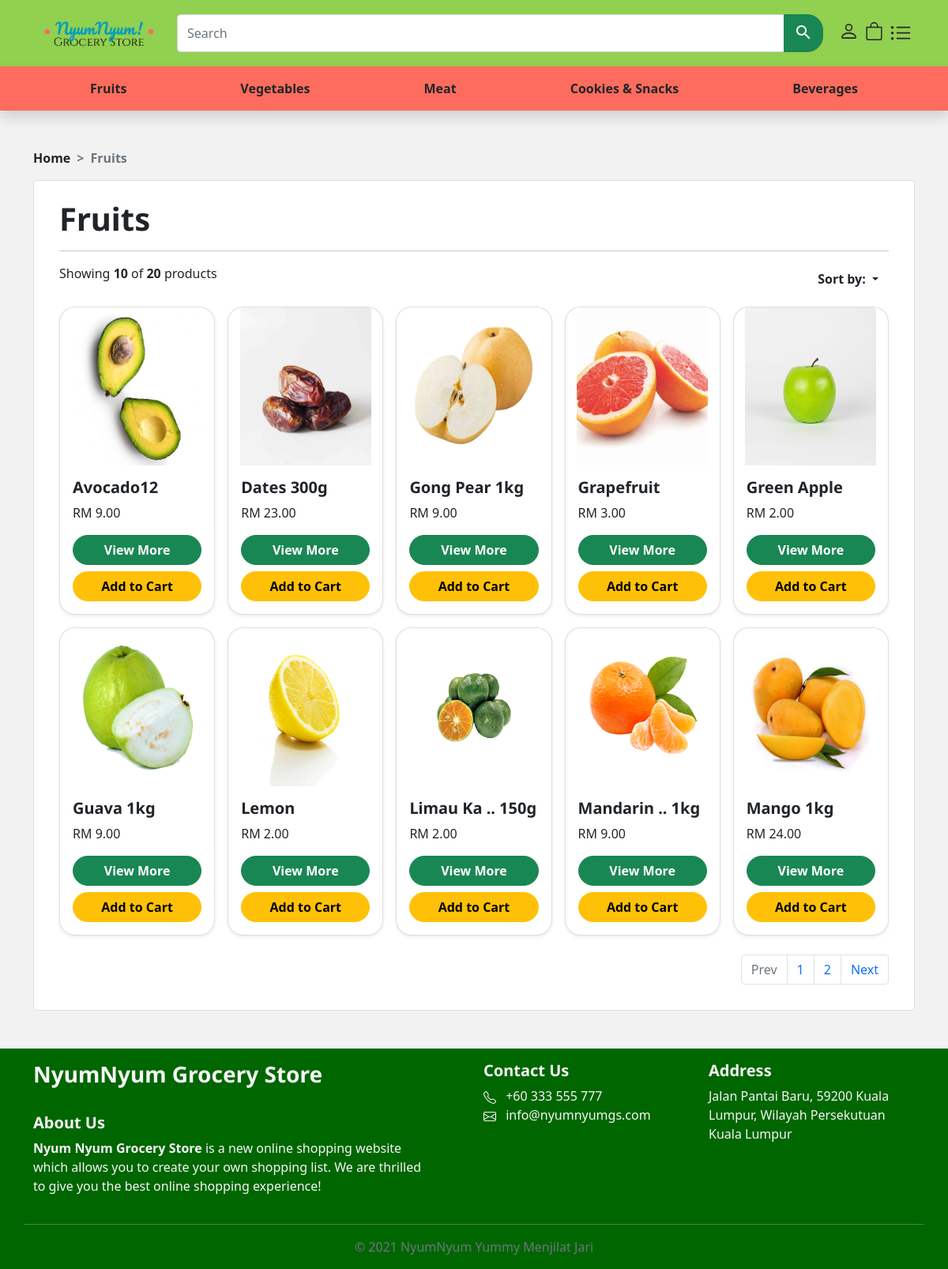
The app's page /src/products.php?page=1&p_cat_id=1&sort=A2Z with its own data.
### tables this page shows
CREATE TABLE `product_categories` (
  `p_cat_id` int(10) NOT NULL,
  `p_cat_title` text NOT NULL
);

CREATE TABLE `product` (
  `product_id` int(10) NOT NULL,
  `p_cat_id` int(11) NOT NULL,
  `date` timestamp NOT NULL DEFAULT current_timestamp(),
  `product_name` text NOT NULL,
  `sale` varchar(255) NOT NULL,
  `percentage` varchar(255) NOT NULL,
  `product_price` float(10,2) NOT NULL,
  `product_img` varchar(255) NOT NULL,
  `product_quantity` int(10) NOT NULL,
  `product_desc` text NOT NULL
);

### functions/function.php (the view, shortened to what this page needs)
<?php
$db = mysqli_connect("localhost", "root", "", "groceries");
function getpro($run_product)
{
    global $db, $p_cat_id0, $id, $page, $count;
    while ($row_product = mysqli_fetch_array($run_product)) {
        $product_id = $row_product['product_id'];
        $p_cat_id = $row_product['p_cat_id'];
        $product_name = $row_product['product_name'];
        $product_price = $row_product['product_price'];
        $product_img = $row_product['product_img'];
        $sale = $row_product['sale'];
        $percentage = $row_product['percentage'];
        if (strlen($product_name) > 15) {
            $product_name = substr($product_name, 0, 8). " .. " . substr($product_name, -4);
        }
        if ($p_cat_id == $p_cat_id0 && isset($_SESSION['user'])) {
            $_SESSION['cart'] = $product_id;
            $id = $_SESSION['user'];
            echo "
            <div class='col'>
                <div class='card shadow-sm sshighlight'>
                    <a href='products-closeup.php?id=$id&product_id=$product_id&p_cat_id=$p_cat_id'>
                        <img src='../admin_area/product_images/$product_img' alt='pise' class='card-img-top' style='height: 200px;'>
                    </a>
                    <div class='card-body'>
                    ";
                    if($sale == "1"){
                        ?>
                        <div class='position-absolute top-0 end-0 pt-3'>
                            <h5><span class='badge bg-danger'><?php echo $percentage;?>% off</span></h5>
                        </div>
                        <?php
                    }
                    ?>
                <?php echo "
                        <h5 class='card-title'>$product_name</h5>
                        <p class='card-text'>RM $product_price</p>
            "; ?>
                        <div class='d-flex flex-column justify-content-around gap-2 gap-sm-0'>
                            <a href='products-closeup.php?id=<?php echo $id?>&product_id=<?php echo $product_id?>&p_cat_id=<?php echo $p_cat_id ?>'  class='btn btn-success rounded-pill mb-sm-2  '>View More</a>
                            <a onclick="add<?=$product_id?>()" class='btn btn-warning rounded-pill'>Add to Cart</a>
                        </div>
                    </div>
                </div>
            </div>
    <?php
        } else {
            echo "
            <div class='col'>
                <div class='card shadow-sm sshighlight'>
                    <a href='products-closeup.php?product_id=$product_id&p_cat_id=$p_cat_id'>
                        <img src='../admin_area/product_images/$product_img' alt='pise' class='card-img-top' style='height: 200px;'>
                    </a>
                    <div class='card-body'>
                    ";
                        ?>
                    <?php echo "
                        <h5 class='card-title'>$product_name</h5>
                        <p class='card-text'>RM $product_price</p>
                "; ?>
                        <div class='d-flex flex-column justify-content-around gap-2 gap-sm-0'>
                            <a href='products-closeup.php?product_id=<?php echo $product_id?>&p_cat_id=<?php echo $p_cat_id ?>'  class='btn btn-success rounded-pill mb-sm-2  '>View More</a>
                            <a href='' data-bs-toggle='modal' data-bs-target='#exampleModal'  class='btn btn-warning rounded-pill'>Add to Cart</a>
                        </div>
                    </div>
                </div>
            </div>
        <?php
        }
        ?>
    <?php
    }
}
function getProA2Z()
{
    global $db, $p_cat_id0, $id, $page, $count;
    $per_page = 10;
    $page = (isset($_GET['page'])) ? $_GET['page'] : 1;
    if (isset($_GET['p_cat_id'])) $p_cat_id0 = $_GET['p_cat_id'];
    $start_from = ($page-1) * $per_page;
    $get_product = "SELECT * FROM product WHERE p_cat_id=$p_cat_id0 ORDER BY product_name ASC
                    LIMIT $start_from,$per_page";
    $run_product = mysqli_query($db, $get_product);
    getpro($run_product);
}
                                ?>

### src/products.php (shortened to what this page needs)
<?php
include("../includes/header.php");
include("../includes/db.php");
global $total_records, $sort;
$per_page = 10;
$page = (isset($_GET['page'])) ? $_GET['page'] : 1;
if (isset($_GET['p_cat_id'])) $p_cat_id0 = $_GET['p_cat_id'];
$start_from = ($page-1) * $per_page;
$get_product = "select * from product where p_cat_id=$p_cat_id0 LIMIT $start_from,$per_page";
$run_product = mysqli_query($db, $get_product);
$count = mysqli_num_rows($run_product);
$get_categoryName = "select * from product_categories where p_cat_id=$p_cat_id0";
$run_categoryName = mysqli_query($db, $get_categoryName);
$row_categoryName = mysqli_fetch_array($run_categoryName);
$p_cat_title = $row_categoryName['p_cat_title'];
$get_productAmount = "SELECT COUNT(*) FROM product WHERE p_cat_id=$p_cat_id0";
$run_productAmount = mysqli_query($db, $get_productAmount);
$productAmount = mysqli_fetch_row($run_productAmount);
?>
    <div class="container pt-5">
        <nav style="--bs-breadcrumb-divider: '>';" aria-label="breadcrumb">
            <ol class="breadcrumb fw-bold">
                <li class="breadcrumb-item"><a href="index.php" class="text-dark text-decoration-none">Home</a></li>
                <li class="breadcrumb-item active" aria-current="page"><?php echo $p_cat_title ?></li>
            </ol>
        </nav>
    </div>
    <main class="container pb-5">
        <div class="card">
            <div class="card-body m-3 mt-2">
                <h1><?php echo $p_cat_title ?></h1>
                <hr>
                <div class="container d-flex flex-row justify-content-between align-item-center p-0">
                    <p id="showProdAmount">Showing <strong><?php echo $count ?></strong> of <strong><?php echo $productAmount[0] ?></strong> products</p>
                    <div class="dropdown pb-3">
                        <button class="btn bg-transparent dropdown-toggle" type="button" id="dropdownSort"
                            data-bs-toggle="dropdown" aria-expanded="false">
                            Sort by:
                        </button>
                    </div>
                </div>
                <div class="row row-cols-2 row-cols-md-3 row-cols-lg-5 g-3">
                    <?php
                    $per_page = 10;
                    if (isset($_GET['sort'])) {
                        $sort = $_GET['sort'];
                        if ($sort == 'A2Z') getProA2Z();
                        elseif ($sort == 'Z2A') getProZ2A();
                        elseif ($sort == 'L2H') getProL2H();
                        elseif ($sort == 'H2L') getProH2L();
                        else getProDef();
                    } else getProDef();
                    ?>
                </div>
                <nav aria-label="Product page navigation">
                    <ul class="pagination justify-content-end mb-0 mt-4">
                    <?php
                        global $p_cat_id0;
                        if (isset($_GET['p_cat_id'])) $p_cat_id0 = $_GET['p_cat_id'];
                        $query = "select * from product where p_cat_id=$p_cat_id0 ";
                        $result = mysqli_query($con,$query);
                        $total_records = mysqli_num_rows($result);
                        $total_pages = ceil($total_records / $per_page);
                        if(isset($_SESSION['user'])){
                            $userid=$_SESSION['user'];
                            if($page >= 2) {
                                echo '
                                <li class="page-item">
                                    <a class="page-link" href="../src/products.php?page='.($page-1).'&id='.$userid.'&p_cat_id='.$p_cat_id0.'&sort='.$sort.'">
                                    Prev</a>
                                </li>
                                ';
                            } else {
                                echo '
                                <li class="page-item disabled">
                                    <a class="page-link" href="#" tabindex="-1" aria-disabled="true">Prev</a>
                                </li>
                                ';
                            }
                            for($i=1; $i<=$total_pages; $i++){
                                echo '
                                <li class="page-item" aria-current="page"><a class="page-link" href="../src/products.php?page='.$i.'&id='.$userid.'&p_cat_id='.$p_cat_id0.'&sort='.$sort.'">
                                '.$i.'</a></li>
                                '
                                ;
                            }
                            if ($page < $total_pages) {
                                echo '
                                <li class="page-item">
                                    <a class="page-link active" href="../src/products.php?page='.($page+1).'&id='.$userid.'&p_cat_id='.$p_cat_id0.'&sort='.$sort.'">
                                    Next</a>
                                </li>
                                ';
                            } else {
                                echo '
                                <li class="page-item disabled">
                                    <a class="page-link" href="#" tabindex="-1" aria-disabled="true">Next</a>
                                </li>
                                ';
                            }
                        } else{
                            if($page >= 2) {
                                echo '
                                <li class="page-item">
                                    <a class="page-link" href="../src/products.php?page='.($page-1).'&&p_cat_id='.$p_cat_id0.'&sort='.$sort.'">
                                    Prev</a>
                                </li>
                                ';
                            } else {
                                echo '
                                <li class="page-item disabled">
                                    <a class="page-link" href="#" tabindex="-1" aria-disabled="true">Prev</a>
                                </li>
                                ';
                            }
                            for($i=1; $i<=$total_pages; $i++){
                                echo '
                                <li class="page-item" aria-current="page"><a class="page-link" href="../src/products.php?page='.$i.'&p_cat_id='.$p_cat_id0.'&sort='.$sort.'">
                                '.$i.'</a></li>
                                '
                                ;
                            }
                            if ($page < $total_pages) {
                                echo '
                                <li class="page-item">
                                    <a class="page-link active" href="../src/products.php?page='.($page+1).'&p_cat_id='.$p_cat_id0.'&sort='.$sort.'">
                                    Next</a>
                                </li>
                                ';
                            } else {
                                echo '
                                <li class="page-item disabled">
                                    <a class="page-link" href="#" tabindex="-1" aria-disabled="true">Next</a>
                                </li>
                                ';
                            }
                        }
                    ?>
                    </ul>
                </nav>
            </div>
        </div>
    </main>
    <?php include("../includes/footer.php") ?>
</body>
</html>

### nyumstyle.css (style rules this page uses)
body { background-color: #f2f2f2; padding-right: 0 !important; }
h1, h2, h3, h4, h5 { font-family: "Noto Sans", sans-serif; font-weight: bold; }
.sshighlight { border-radius: 20px; }
.btn { border-radius: 25px; font-weight: bold; outline: none!important; }
.card a>img { height: 85%; width: 85%; display: block; margin: auto; }

### includes/header.php (style rules this page uses)
html { overflow-y: scroll; }

### records on screen
product_categories: p_cat_title "Fruits"
product: product_img (picture), product_name "Avocado12", product_price "9.00"
product: product_img (picture), product_name "Dates 300g", product_price "23.00"
product: product_img (picture), product_name "Gong Pear 1kg", product_price "9.00"
product: product_img (picture), product_name "Grapefruit", product_price "3.00"
product: product_img (picture), product_name "Green Apple", product_price "2.00"
product: product_img (picture), product_name "Guava 1kg", product_price "9.00"
product: product_img (picture), product_name "Lemon", product_price "2.00"
product: product_img (picture), product_name "Limau Ka .. 150g", product_price "2.00"
product: product_img (picture), product_name "Mandarin .. 1kg", product_price "9.00"
product: product_img (picture), product_name "Mango 1kg", product_price "24.00"

### other values on screen
$count "10"
$productAmount[0] "20"
